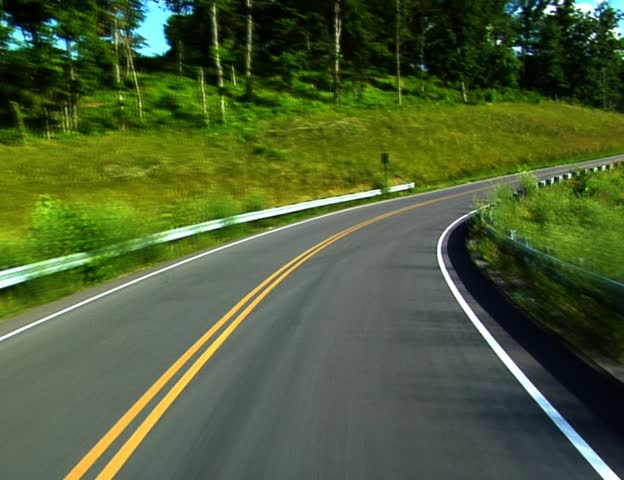
#> input picture test2.jpg, 624 x 480 px, found by its file name
$ jupyter execute --allow-errors 'Lane Finder.ipynb'   (shell and % lines are left out)
#> lines starting #> are read from the running program, lines starting #| are printed output that depends on the picture; after the words box and inside, x2 and y2 are one past the last pixel; in counts of white or black regions, pixels touching at a corner belong together
# Introduction

The purpose of this journal is to explore image processing techniques for roadway images.

[cell 1]
import matplotlib.pyplot as plt
import matplotlib.image as mpimg
import numpy as np
import cv2

plt.rcParams['figure.figsize'] = (10.0, 8.0) # set default size of plots
plt.rcParams['image.interpolation'] = 'nearest'
plt.rcParams['image.cmap'] = 'gray'

# Read in the image
image = mpimg.imread('test2.jpg')
#> image is the input picture: shape (480, 624, 3); mean R, G, B 77.5, 94.2, 53.8

# Grab size of image
y_size, x_size = image.shape[0:2]
#> y_size = 480; x_size = 624

# Create Copies
image_color_filter = np.copy(image)
image_region_mask = np.copy(image)

# Original Image
plt.title('Original Image')
plt.imshow(image)

### Threshold Image by Color
Taking a full color image, mask all pixels (drop color values to zero) where the pixel intensities are not sufficient for the color white.

[cell 2]
def color_mask(img, red=150, green=150, blue=0):
    '''
    Thresholds an image based on RGB color. Drops all pixels that does not meet this color threshold
    input:
    {image}: an image variable assigned by matplotlib.image.imread
    output:
    {region_selection}: an image with masking applied

    '''
#> called with red = 150, green = 150, blue = 0
    filtered_image = np.copy(img)
    # Color Threshold
    rgb_threshold = [red, green, blue]

    # Reduce values below threshold
    meets_threshold = (img[:, :, 0] < rgb_threshold[0]) \
                    | (img[:, :, 1] < rgb_threshold[1]) \
                    | (img[:, :, 2] < rgb_threshold[2])
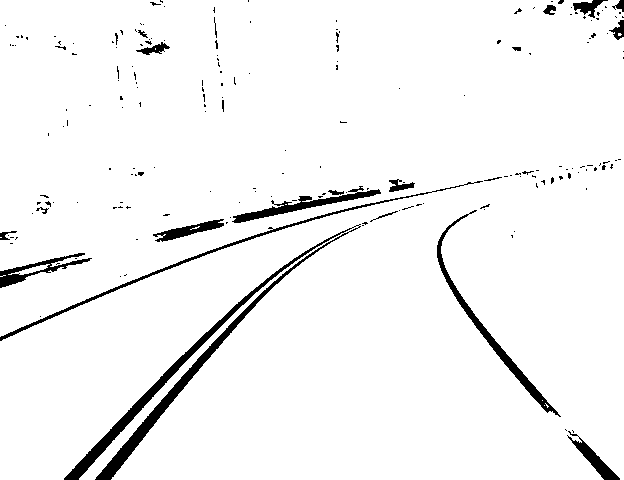
#> meets_threshold: shape (480, 624) bool; 95.7% white; 196 black regions (172 under 20 px), largest, box (x1, y1, x2, y2) and area: (64, 224, 361, 480) 4799, (437, 210, 561, 417) 1522, (0, 181, 483, 341) 1311

    filtered_image[meets_threshold] = [0, 0, 0]
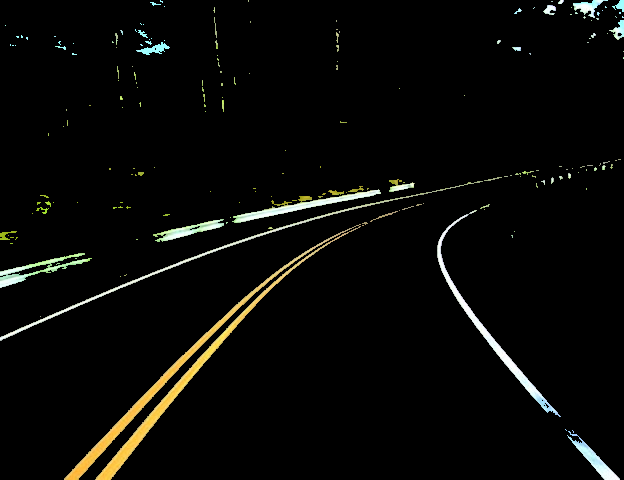
#> filtered_image: shape (480, 624, 3); mean R, G, B 9.1, 9.2, 6.9

    return filtered_image
plt.title('Dropping colors')
plt.imshow(color_mask(img=image_color_filter))

### Segment Image by Region
Looking at the image above, turns out there are areas in the picture that contained colors matching the color filter, so they did not get masked by color thresholding. Here, the picture will be masked by a triangular region where the road should be.

[cell 3]
def region_mask(image):
    '''
    Masks all portions of the image that does not include a road.

    input:
    {image}: an image variable assigned by matplotlib.image.imread
    output:
    {region_selection}: the same image with masking applieds

    '''

    # Pull out the x and y sizes and make a copy of the image
    y_size = image.shape[0]
#> y_size = 480
    x_size = image.shape[1]
#> x_size = 624
    region_selection = np.copy(image)

    # Triangular mask points
    point_A = [-350, y_size]
#> point_A = [-350, 480]
    point_B = [x_size * 2/3, y_size * 3/10]
#> point_B = [416, 144]
    point_C = [x_size + 200, y_size]
#> point_C = [824, 480]

    # Create lines of triangular mask
    line_AB = np.polyfit((point_A[0], point_B[0]), (point_A[1], point_B[1]), 1)
#> line_AB = [-0.439, 326.5]
    line_BC = np.polyfit((point_C[0], point_B[0]), (point_C[1], point_B[1]), 1)
#> line_BC = [0.824, -198.6]
    line_AC = np.polyfit((point_A[0], point_C[0]), (point_A[1], point_C[1]), 1)
#> line_AC = [7.54e-17, 480]

    XX, YY = np.meshgrid(np.arange(0, x_size), np.arange(0, y_size))

    # Thresholding the grid values within the region
    threshold = (YY > (XX * line_AB[0] + line_AB[1])) & \
                (YY > (XX * line_BC[0] + line_BC[1])) & \
                (YY < (XX * line_AC[0] + line_AC[1]))
    threshold = threshold != 1

    # Color pixels red within this region
    region_selection[threshold] = [0, 0, 0]
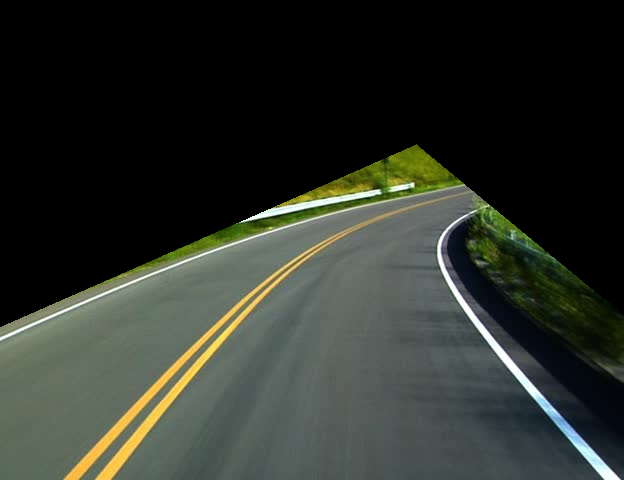
#> region_selection: shape (480, 624, 3); mean R, G, B 45.6, 50.2, 42.8

    return region_selection
plt.title('Masked Image')
plt.imshow(region_mask(image_region_mask))

[cell 4]
# Process the image for both color and region
processed_image = np.copy(image)
processed_image = color_mask(processed_image)
processed_image = region_mask(processed_image)
#> in region_mask (call 2), `region_selection[threshold] = [0, 0, 0]`:
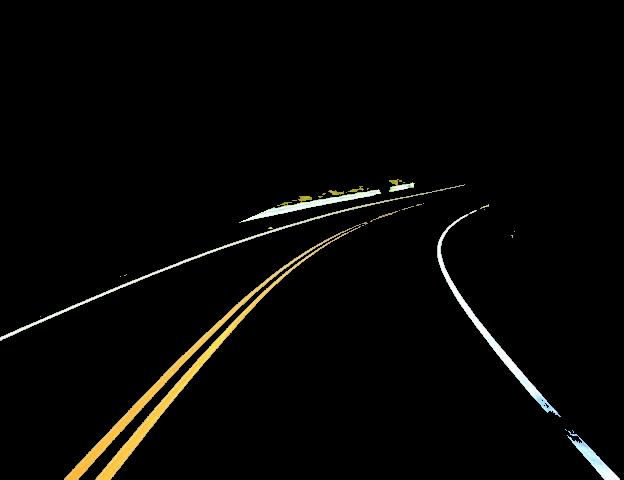
#> region_selection: shape (480, 624, 3); 1.11% of pixels changed, all inside (x1, y1, x2, y2) = (0, 0, 624, 288)
plt.title('Color and Region Masking')
plt.imshow(processed_image)

### Canny Edge Detection

[cell 5]
# Canny Filter parameters
low_threshold, high_threshold, kernel = 100, 400, 3

grayscale = cv2.cvtColor(np.copy(processed_image), cv2.COLOR_RGB2GRAY)
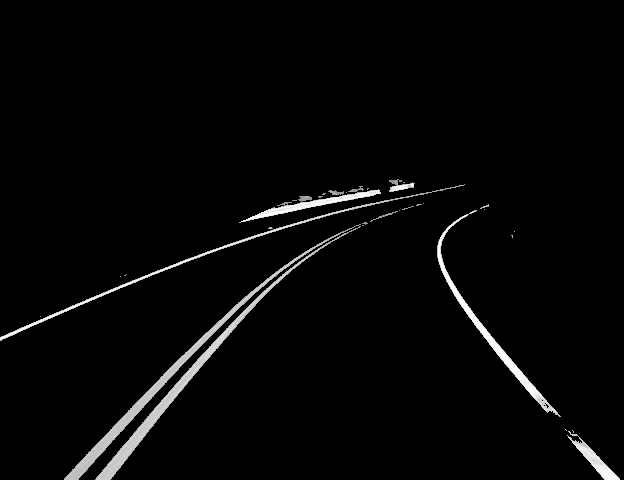
#> grayscale: shape (480, 624); min 0, max 255, mean 6.6
blur_gray = cv2.GaussianBlur(grayscale, (kernel, kernel), 0)
edge_only = cv2.Canny(blur_gray, low_threshold, high_threshold)
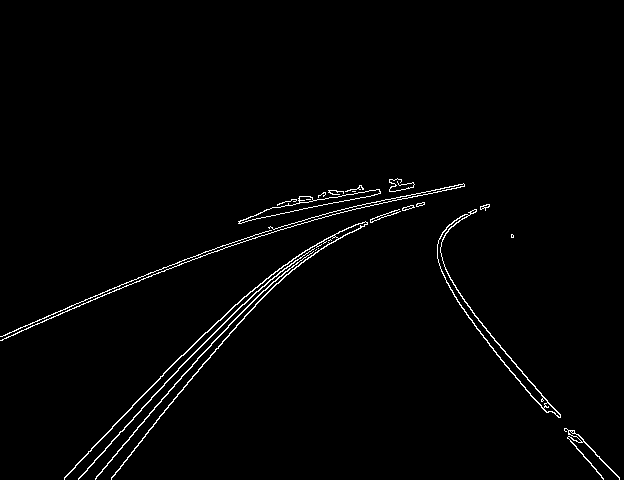
#> edge_only: shape (480, 624); 1.6% white in thin lines or dots, all inside (x1, y1, x2, y2) = (0, 178, 620, 480)

plt.title('Canny Edge detection Image')
plt.imshow(edge_only)

### Hough Transform

[cell 6]
# Define the Hough transform parameters
# Make a blank the same size as our image to draw on
rho = 1
theta = np.pi/180
threshold = 1
min_line_length = 10
max_line_gap = 1
line_image = np.copy(edge_only)*0 #creating a blank to draw lines on
#> line_image: shape (480, 624); every value is 0

# Run Hough on edge detected image
lines = cv2.HoughLinesP(edge_only, rho, theta, threshold, np.array([]),
                            min_line_length, max_line_gap)
#> lines = 96 rows, first 6: [533, 397, 546, 412], [223, 248, 288, 227], [515, 377, 525, 387], [30, 323, 50, 315], [152, 427, 166, 408], [232, 315, 256, 291]

# Iterate over the output "lines" and draw lines on the blank
for line in lines:
    for x1,y1,x2,y2 in line:
        cv2.line(line_image,(x1,y1),(x2,y2),(255,0,0),10)
#> this loop made 96 passes
#> line on passes 1 to 12: [[533, 397, 546, 412]], [[223, 248, 288, 227]], [[515, 377, 525, 387]], [[30, 323, 50, 315]], [[152, 427, 166, 408]], [[232, 315, 256, 291]], [[95, 478, 107, 465]], [[238, 221, 258, 214]], [[105, 448, 122, 430]], [[64, 477, 132, 407]], [[460, 293, 474, 315]], [[181, 376, 197, 360]]
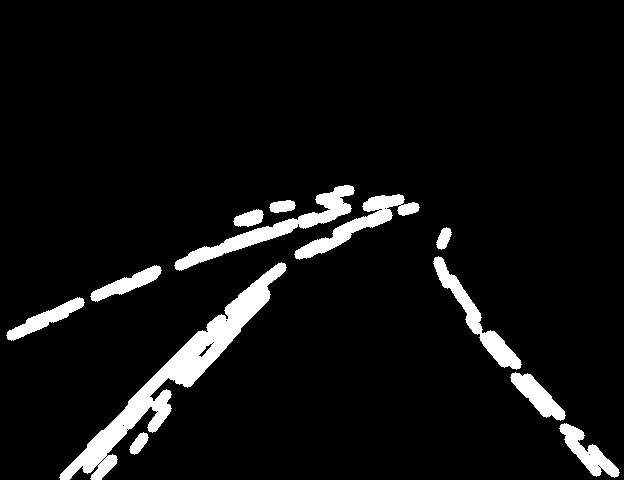
#> line_image: shape (480, 624); 6.5% white; 12 white regions, largest, box (x1, y1, x2, y2) and area: (59, 262, 287, 480) 7422, (174, 185, 355, 271) 2788, (294, 194, 420, 260) 2063

# Create a "color" binary image to combine with line image
color_edges = np.dstack((edge_only, edge_only, edge_only))

# Draw the lines on the edge image
#> (the rest of this cell did not finish here and is left out)

$ run again, with test.jpg copied over test2.jpg
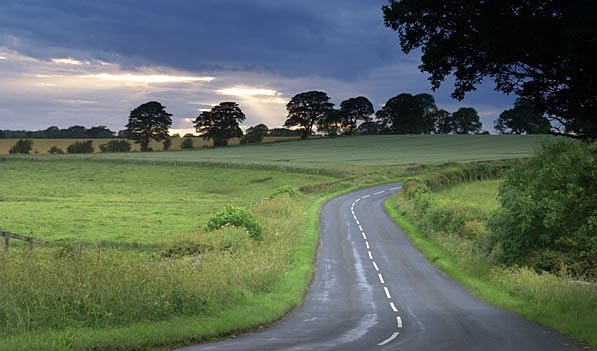
#> input picture test.jpg, 597 x 351 px, found by its file name
#> image is the input picture: shape (351, 597, 3); mean R, G, B 92.3, 105.5, 91.3
#> in color_mask, `meets_threshold = (img[:, :, 0] < rgb_threshold[0]) \ | (img[:, :, 1] ..`:
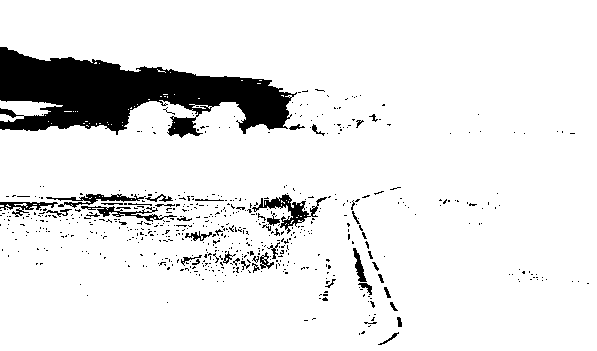
#> meets_threshold: shape (351, 597) bool; 90.5% white; 607 black regions (565 under 20 px), largest, box (x1, y1, x2, y2) and area: (0, 47, 297, 138) 14364, (252, 194, 327, 234) 743, (46, 194, 146, 208) 451
#> region_selection: shape (351, 597, 3); mean R, G, B 3.4, 3.7, 2.6
#> edge_only: shape (351, 597); 2% white in thin lines or dots, all inside (x1, y1, x2, y2) = (61, 114, 526, 346)
#> lines = 25 rows, first 6: [125, 203, 143, 203], [139, 211, 149, 211], [208, 255, 224, 257], [276, 244, 288, 249], [156, 206, 173, 206], [285, 202, 295, 202]
#> the loop `for line in lines:` made 25 passes
#> after the loop `for line in lines:`:
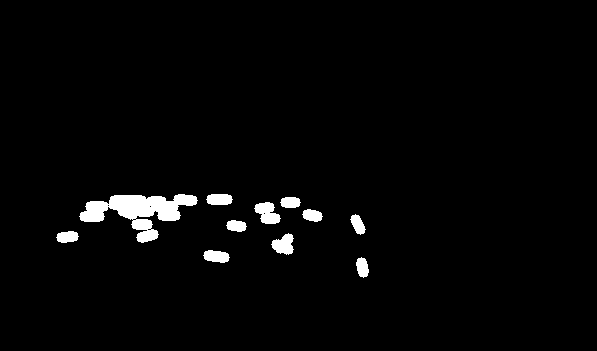
#> line_image: shape (351, 597); 2.3% white; 11 white regions, largest, box (x1, y1, x2, y2) and area: (79, 194, 198, 243) 2511, (254, 202, 281, 224) 381, (271, 233, 294, 255) 327
